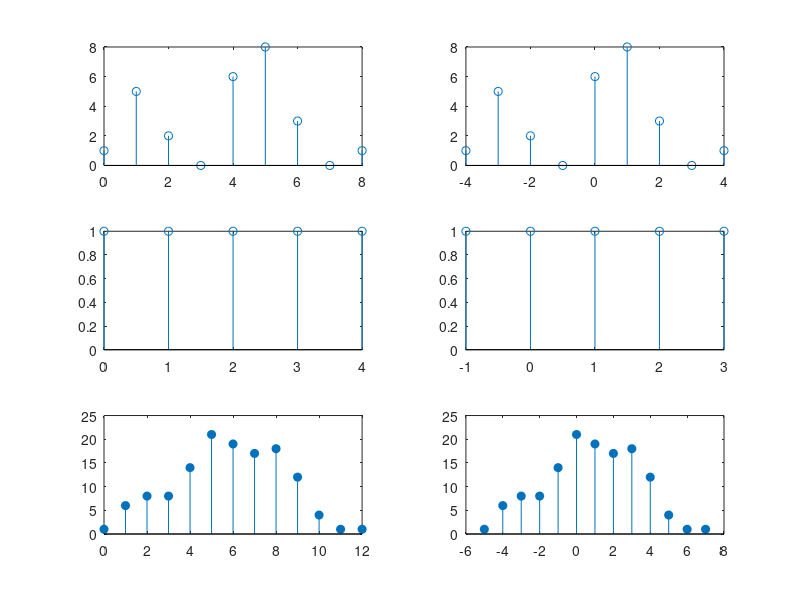

Source code (MATLAB):
% Signals:
x=[1,5,2,0,6,8,3,0,1];
xn=0:length(x)-1;

h=[1,1,1,1,1];
hn=0:length(h)-1;

% Convolution Sum:
y=conv(x,h);
yn=0:length(y)-1;

% Plotting Ans:
subplot(3,2,1);
stem(xn,x);

subplot(3,2,3);
stem(hn,h);

subplot(3,2,5);
stem(yn,y,'filled');

% User defined range:
xn=-4:4;
hn=-1:3;
yn=-5:7;

% Plotting Ans:
subplot(3,2,2);
stem(xn,x);

subplot(3,2,4);
stem(hn,h);

subplot(3,2,6);
stem(yn,y,'filled');